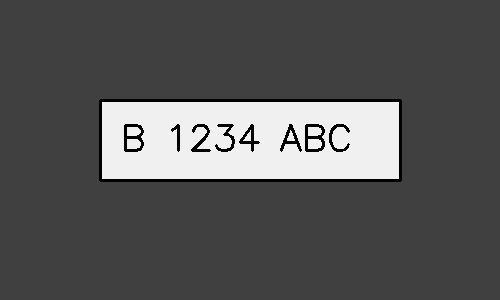
#> input picture better_test_plate.jpg, 500 x 300 px; its folder holds only this picture in this run
$ python -i scene_analyzer.py   (imports and definitions only)
#> lines starting #> are read from the running program, lines starting #| are printed output that depends on the picture; after the words box and inside, x2 and y2 are one past the last pixel; in counts of white or black regions, pixels touching at a corner belong together
### config.py
import os
from dotenv import load_dotenv

# Load environment variables
load_dotenv()

class Config:
    """Konfigurasi sistem deteksi plat nomor"""

    # Konfigurasi Flask Secret Key
    # Generate dengan: python3 -c "import secrets; print(secrets.token_hex(32))"
    SECRET_KEY = os.getenv('SECRET_KEY', 'dev-secret-key-please-change-in-production')

    # Konfigurasi Kamera
    CAMERA_HOST = os.getenv('CAMERA_HOST', '192.168.1.203')
    CAMERA_PORT = os.getenv('CAMERA_PORT', '5503')
    CAMERA_USER = os.getenv('CAMERA_USER', 'admin')
    CAMERA_PASSWORD = os.getenv('CAMERA_PASSWORD', '')
    CAMERA_CHANNEL = os.getenv('CAMERA_CHANNEL', '1')
    CAMERA_SUBTYPE = os.getenv('CAMERA_SUBTYPE', '0')

    # [4 lines left out: function CAMERA_URL, not called in this run]

    # Konfigurasi Database MySQL (Laragon)
    DB_HOST = os.getenv('DB_HOST', 'localhost')
    DB_PORT = int(os.getenv('DB_PORT', '3306'))
    DB_USER = os.getenv('DB_USER', 'root')
    DB_PASSWORD = os.getenv('DB_PASSWORD', '')
    DB_NAME = os.getenv('DB_NAME', 'sistem_parkir_smk')

    # Konfigurasi Sistem
    SAVE_FOLDER = os.getenv('SAVE_FOLDER', 'static/gambarplat')
    LOG_LEVEL = os.getenv('LOG_LEVEL', 'INFO')
    MAX_RETRY_CAMERA = int(os.getenv('MAX_RETRY_CAMERA', '5'))
    FLASK_PORT = int(os.getenv('FLASK_PORT', '8080'))  # Default 8080 (port development yang aman)

    # Konfigurasi Deteksi
    # Ukuran minimum plat yang akan dideteksi
    MIN_PLATE_WIDTH = 100
    MIN_PLATE_HEIGHT = 30
    MIN_ASPECT_RATIO = 1.5  # Plat nomor biasanya lebih lebar dari tinggi
    MAX_ASPECT_RATIO = 6.0  # Batas maksimal rasio lebar:tinggi

    # Konfigurasi OCR
    OCR_CONFIG = '--psm 8 -c tessedit_char_whitelist=ABCDEFGHIJKLMNOPQRSTUVWXYZ0123456789'

    # Konfigurasi Preprocessing
    GAUSSIAN_BLUR_KERNEL = (5, 5)
    MORPH_KERNEL_SIZE = (3, 3)
    CANNY_THRESHOLD1 = 50
    CANNY_THRESHOLD2 = 150

    # Confidence threshold untuk deteksi
    MIN_CONFIDENCE = 0.6

    # Konfigurasi untuk validasi plat Indonesia
    INDONESIAN_PLATE_PATTERNS = [
        r'^[A-Z]{1,2}\s?\d{1,4}\s?[A-Z]{1,3}$',  # Format umum: B 1234 ABC
        r'^[A-Z]{2}\s?\d{1,4}\s?[A-Z]{1,2}$',    # Format 2 huruf: AB 1234 CD
        r'^[A-Z]\s?\d{1,4}\s?[A-Z]{1,3}$'        # Format 1 huruf: B 1234 ABC
    ]

    def __init__(self):
        """Inisialisasi dan validasi konfigurasi"""
        self._create_folders()
        self._validate_config()

    def _create_folders(self):
        """Buat folder yang diperlukan jika belum ada"""
        if not os.path.exists(self.SAVE_FOLDER):
            os.makedirs(self.SAVE_FOLDER)
            print(f"✅ Folder {self.SAVE_FOLDER} dibuat")

    def _validate_config(self):
        """Validasi konfigurasi"""
        # Check .env file existence
        if not os.path.exists('.env'):
            print("⚠️  WARNING: File .env tidak ditemukan!")
            print("📝 SOLUSI:")
            print("   1. Copy file '.env.example' jadi '.env'")
            print("   2. Edit '.env' dan isi password kamera Anda")
            print("   3. Generate SECRET_KEY dengan: python3 -c \"import secrets; print(secrets.token_hex(32))\"")
            print("   Untuk sementara menggunakan default values (not recommended for production)\n")

        # Check camera password
        if not self.CAMERA_PASSWORD:
            print("⚠️  WARNING: CAMERA_PASSWORD belum diset!")
            print("📝 SOLUSI: Tambahkan 'CAMERA_PASSWORD=your_password' di file .env\n")

        # Check secret key (development warning)
        if self.SECRET_KEY == 'dev-secret-key-please-change-in-production':
            print("⚠️  WARNING: SECRET_KEY masih menggunakan default!")
            print("📝 SOLUSI: Generate random key dengan:")
            print("   python3 -c \"import secrets; print(secrets.token_hex(32))\"")
            print("   Lalu tambahkan ke .env file\n")

        # Info
        print(f"📹 Kamera: {self.CAMERA_HOST}:{self.CAMERA_PORT}")
        print(f"📁 Save folder: {self.SAVE_FOLDER} (untuk foto plat terdeteksi)")
        print(f"💾 Database: MySQL ({self.DB_USER}@{self.DB_HOST}:{self.DB_PORT}/{self.DB_NAME})")
        print("")

# Instance global config
config = Config()

### utils/scene_analyzer.py
"""
Scene Analyzer untuk False Positive Prevention
Analyze frame untuk detect empty scenes dan prevent false plate detections
"""

import cv2
import numpy as np
import logging
from typing import Tuple, Dict, Optional
from dataclasses import dataclass
from config import DetectionConfig

@dataclass
class SceneAnalysis:
    """Scene analysis results"""
    has_vehicles: bool = False          # Apakah ada kendaraan di scene
    background_uniformity: float = 0.0  # Uniformitas background (0-1)
    edge_density: float = 0.0           # Density dari edges dalam frame
    contrast_ratio: float = 0.0         # Contrast ratio overall
    motion_detected: bool = False       # Apakah ada motion
    likely_empty: bool = True           # Apakah scene kemungkinan kosong
    confidence_modifier: float = 1.0    # Modifier untuk detection confidence

class SceneAnalyzer:
    """
    Analyze scene untuk prevent false positive detections
    """

    def __init__(self):
        """Initialize scene analyzer"""
        self.logger = logging.getLogger(__name__)

        # Background subtractor untuk motion detection
        self.bg_subtractor = cv2.createBackgroundSubtractorMOG2(
            detectShadows=True, varThreshold=50
        )

        # Frame history untuk temporal analysis
        self.frame_history = []
        self.max_history = 5

        # Scene statistics
        self.background_model = None
        self.stable_frame_count = 0

        self.logger.info("SceneAnalyzer initialized")

    def analyze_frame(self, frame: np.ndarray) -> SceneAnalysis:
        """
        Comprehensive scene analysis untuk detect empty scenes

        Args:
            frame: Input frame

        Returns:
            SceneAnalysis object dengan detailed metrics
        """
        try:
            analysis = SceneAnalysis()

            # Convert ke grayscale untuk analysis
            if len(frame.shape) == 3:
                gray = cv2.cvtColor(frame, cv2.COLOR_BGR2GRAY)
            else:
                gray = frame.copy()

            # 1. Background uniformity analysis
            analysis.background_uniformity = self._calculate_background_uniformity(gray)

            # 2. Edge density analysis
            analysis.edge_density = self._calculate_edge_density(gray)

            # 3. Contrast analysis
            analysis.contrast_ratio = self._calculate_contrast_ratio(gray)

            # 4. Motion detection
            analysis.motion_detected = self._detect_motion(frame)

            # 5. Vehicle detection (basic shape analysis)
            analysis.has_vehicles = self._detect_vehicle_shapes(gray)

            # 6. Determine if scene is likely empty
            analysis.likely_empty = self._is_scene_empty(analysis)

            # 7. Calculate confidence modifier
            analysis.confidence_modifier = self._calculate_confidence_modifier(analysis)

            # Update frame history
            self._update_frame_history(gray)

            self.logger.debug(f"Scene analysis: empty={analysis.likely_empty}, "
                            f"uniformity={analysis.background_uniformity:.3f}, "
                            f"edges={analysis.edge_density:.3f}")

            return analysis

        except Exception as e:
            self.logger.error(f"Error in scene analysis: {str(e)}")
            # Return conservative analysis
            return SceneAnalysis(likely_empty=False, confidence_modifier=1.0)

    def _calculate_background_uniformity(self, gray: np.ndarray) -> float:
        """
        Calculate background uniformity (higher = more uniform/empty)

        Args:
            gray: Grayscale image

        Returns:
            Uniformity score (0-1)
        """
        try:
            # Calculate standard deviation of pixel intensities
            std_dev = np.std(gray)

            # Calculate histogram uniformity
            hist = cv2.calcHist([gray], [0], None, [256], [0, 256])
            hist_normalized = hist / (gray.shape[0] * gray.shape[1])

            # Calculate entropy (lower entropy = more uniform)
            hist_nonzero = hist_normalized[hist_normalized > 0]
            entropy = -np.sum(hist_nonzero * np.log2(hist_nonzero))

            # Combine metrics (normalize to 0-1)
            uniformity = 1.0 - min(std_dev / 128.0, 1.0)  # Normalize std_dev
            entropy_norm = 1.0 - min(entropy / 8.0, 1.0)  # Normalize entropy

            return (uniformity + entropy_norm) / 2.0

        except Exception as e:
            self.logger.warning(f"Error calculating uniformity: {str(e)}")
            return 0.5

    def _calculate_edge_density(self, gray: np.ndarray) -> float:
        """
        Calculate edge density dalam frame

        Args:
            gray: Grayscale image

        Returns:
            Edge density (0-1)
        """
        try:
            # Gaussian blur untuk noise reduction
            blurred = cv2.GaussianBlur(gray, (5, 5), 0)

            # Canny edge detection
            edges = cv2.Canny(blurred, 50, 150)

            # Calculate edge density
            edge_pixels = np.sum(edges > 0)
            total_pixels = edges.shape[0] * edges.shape[1]

            return edge_pixels / total_pixels

        except Exception as e:
            self.logger.warning(f"Error calculating edge density: {str(e)}")
            return 0.0

    def _calculate_contrast_ratio(self, gray: np.ndarray) -> float:
        """
        Calculate contrast ratio dalam frame

        Args:
            gray: Grayscale image

        Returns:
            Contrast ratio
        """
        try:
            # Calculate min and max intensities
            min_val = np.min(gray)
            max_val = np.max(gray)

            if min_val == max_val:
                return 0.0

            # Calculate contrast ratio
            contrast_ratio = (max_val - min_val) / (max_val + min_val)

            return contrast_ratio

        except Exception as e:
            self.logger.warning(f"Error calculating contrast: {str(e)}")
            return 0.0

    def _detect_motion(self, frame: np.ndarray) -> bool:
        """
        Detect motion dalam frame

        Args:
            frame: Input frame

        Returns:
            True if motion detected
        """
        try:
            # Apply background subtraction
            fg_mask = self.bg_subtractor.apply(frame)

            # Calculate motion area
            motion_pixels = np.sum(fg_mask > 0)
            total_pixels = fg_mask.shape[0] * fg_mask.shape[1]
            motion_ratio = motion_pixels / total_pixels

            # Motion threshold
            return motion_ratio > 0.05  # 5% of frame

        except Exception as e:
            self.logger.warning(f"Error detecting motion: {str(e)}")
            return False

    def _detect_vehicle_shapes(self, gray: np.ndarray) -> bool:
        """
        Basic vehicle shape detection

        Args:
            gray: Grayscale image

        Returns:
            True if vehicle-like shapes detected
        """
        try:
            # Find contours
            edges = cv2.Canny(gray, 50, 150)
            contours, _ = cv2.findContours(edges, cv2.RETR_EXTERNAL, cv2.CHAIN_APPROX_SIMPLE)

            vehicle_like_shapes = 0

            for contour in contours:
                area = cv2.contourArea(contour)

                # Filter by area (vehicles should be reasonably large)
                if area < 5000 or area > 200000:
                    continue

                # Get bounding rectangle
                x, y, w, h = cv2.boundingRect(contour)
                aspect_ratio = w / h if h > 0 else 0

                # Vehicle-like aspect ratios (cars, motorcycles)
                if 0.5 <= aspect_ratio <= 4.0:
                    # Check solidity (filled vs convex hull)
                    hull = cv2.convexHull(contour)
                    hull_area = cv2.contourArea(hull)
                    solidity = area / hull_area if hull_area > 0 else 0

                    if solidity > 0.3:  # Reasonably solid shape
                        vehicle_like_shapes += 1

            return vehicle_like_shapes > 0

        except Exception as e:
            self.logger.warning(f"Error detecting vehicles: {str(e)}")
            return False

    def _is_scene_empty(self, analysis: SceneAnalysis) -> bool:
        """
        Determine if scene is likely empty berdasarkan metrics

        Args:
            analysis: SceneAnalysis object

        Returns:
            True if scene likely empty
        """
        empty_indicators = 0

        # High background uniformity
        if analysis.background_uniformity > DetectionConfig.MAX_BACKGROUND_UNIFORMITY:
            empty_indicators += 1

        # Low edge density
        if analysis.edge_density < DetectionConfig.MIN_EDGE_DENSITY:
            empty_indicators += 1

        # Low contrast
        if analysis.contrast_ratio < DetectionConfig.MIN_CONTRAST_RATIO:
            empty_indicators += 1

        # No vehicles detected
        if not analysis.has_vehicles:
            empty_indicators += 1

        # No motion
        if not analysis.motion_detected:
            empty_indicators += 1

        # Scene is empty if majority indicators suggest so
        return empty_indicators >= 3

    # [66 lines left out: functions _calculate_confidence_modifier, _update_frame_history, get_background_model, reset, not called in this run]

# Global instance
scene_analyzer = SceneAnalyzer()

>>> import cv2
>>> picture = cv2.imread('../better_test_plate.jpg')
#> picture is the input picture: shape (300, 500, 3); min 0, max 247, mean 87.3
>>> result = SceneAnalyzer().analyze_frame(picture)
#> in _calculate_background_uniformity, `std_dev = np.std(gray)`: std_dev = 62.89
#> in _calculate_background_uniformity, `hist = cv2.calcHist([gray], [0], None, [256], [0, 256])`: hist = 256 values, max 124536 at index 64, min 0 at index 7, mean 585.9
#> in _calculate_background_uniformity, `hist_normalized = hist / (gray.shape[0] * gray.shape[1])`: hist_normalized = 256 values, max 0.83 at index 64, min 0 at index 7, mean 0.00391
#> in _calculate_background_uniformity, `hist_nonzero = hist_normalized[hist_normalized > 0]`: hist_nonzero = 34 values, max 0.83 at index 13, min 6.67e-06 at index 7, mean 0.0294
#> in _calculate_background_uniformity, `entropy = -np.sum(hist_nonzero * np.log2(hist_nonzero))`: entropy = 0.945
#> in _calculate_background_uniformity, `uniformity = 1.0 - min(std_dev / 128.0, 1.0)`: uniformity = 0.509
#> in _calculate_background_uniformity, `entropy_norm = 1.0 - min(entropy / 8.0, 1.0)`: entropy_norm = 0.882
#> in analyze_frame, `analysis.background_uniformity = self._calculate_background_uniformity..`: analysis.background_uniformity = 0.695
#> in _calculate_edge_density, `blurred = cv2.GaussianBlur(gray, (5, 5), 0)`:
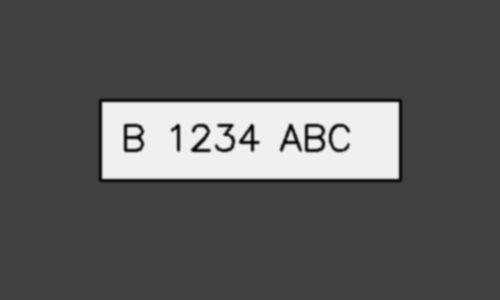
#> blurred: shape (300, 500); min 1, max 240, mean 87.3
#> in _calculate_edge_density, `edges = cv2.Canny(blurred, 50, 150)`:
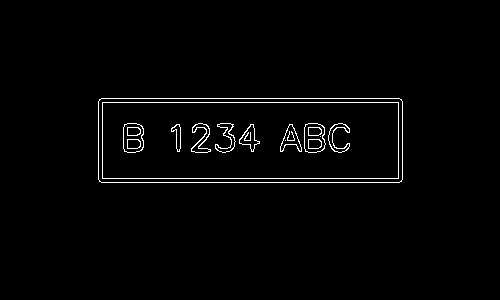
#> edges: shape (300, 500); 1.7% white in thin lines or dots, all inside (x1, y1, x2, y2) = (98, 98, 403, 183)
#> in _calculate_edge_density, `edge_pixels = np.sum(edges > 0)`: edge_pixels = 2615
#> in analyze_frame, `analysis.edge_density = self._calculate_edge_density(gray)`: analysis.edge_density = 0.0174
#> in _calculate_contrast_ratio, `min_val = np.min(gray)`: min_val = 0
#> in _calculate_contrast_ratio, `max_val = np.max(gray)`: max_val = 247
#> in _calculate_contrast_ratio, `contrast_ratio = (max_val - min_val) / (max_val + min_val)`: contrast_ratio = 1
#> in _detect_motion, `fg_mask = self.bg_subtractor.apply(frame)`:
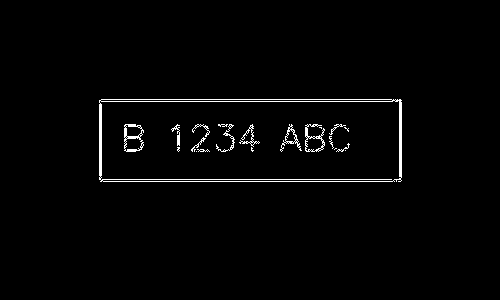
#> fg_mask: shape (300, 500); values 127 (black) and 255 (white), 1.8% white in thin lines or dots, all inside (x1, y1, x2, y2) = (99, 99, 402, 182)
#> in _detect_motion, `motion_pixels = np.sum(fg_mask > 0)`: motion_pixels = 150000
#> in _detect_motion, `motion_ratio = motion_pixels / total_pixels`: motion_ratio = 1
#> in analyze_frame, `analysis.motion_detected = self._detect_motion(frame)`: analysis.motion_detected = True
#> in _detect_vehicle_shapes, `edges = cv2.Canny(gray, 50, 150)`:
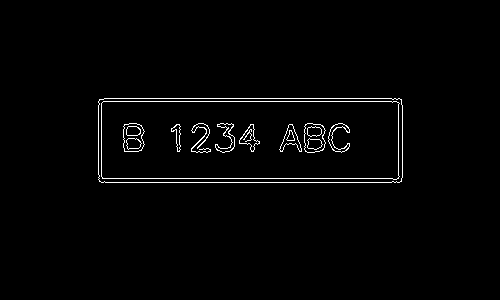
#> edges: shape (300, 500); 1.7% white in thin lines or dots, all inside (x1, y1, x2, y2) = (98, 98, 403, 183)
#> in _detect_vehicle_shapes, `contours, _ = cv2.findContours(edges, cv2.RETR_EXTERNAL, cv2.CHAIN_APP..`: contours = 1 contour; box (x1, y1, x2, y2) and area: (98, 98, 403, 183) 25498
#> the loop in _detect_vehicle_shapes, `for contour in contours:` made 1 pass
#> (area, x, y, w, h, aspect_ratio, hull_area, solidity) on pass 1: (25498, 98, 98, 305, 85, 3.59, 25519.5, 0.999)
#> after the loop in _detect_vehicle_shapes, `for contour in contours:`: vehicle_like_shapes = 1
#> in analyze_frame, `analysis.has_vehicles = self._detect_vehicle_shapes(gray)`: analysis.has_vehicles = True
